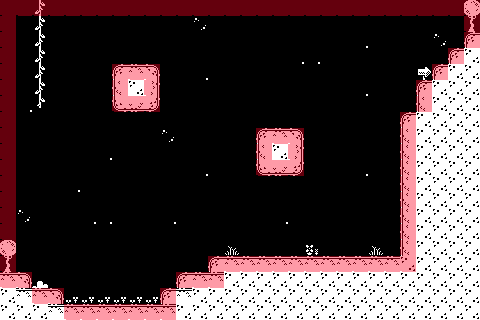

Tiled map render using the project's own tile images. Description and the map definition, with tile-layer contents summarised, below:
An orthogonal 30x20 tile map with 16x16 px tiles, 2 tile layers (Capa de patrones 1, Collisions), 2 tilesets.

<map version="1.4" tiledversion="1.4.2" orientation="orthogonal" renderorder="right-down" width="30" height="20" tilewidth="16" tileheight="16" infinite="0" nextlayerid="3" nextobjectid="1">
 <tileset firstgid="1" name="Tileset" tilewidth="16" tileheight="16" tilecount="400" columns="20">
  <image source="tileset.png" width="320" height="320" />
 </tileset>
 <tileset firstgid="401" name="meta" tilewidth="16" tileheight="16" tilecount="32" columns="8">
  <image source="meta.png" width="128" height="64" />
 </tileset>
 <layer id="1" name="Capa de patrones 1" width="30" height="20">
  <properties>
   <property name="Nodraw" type="int" value="0" />
   <property name="Collisions" type="int" value="0" />
  </properties>
  <data>[600 cells, 600 non-empty, 21 distinct tile ids]</data>
 </layer>
 <layer id="2" name="Collisions" width="30" height="20">
  <properties>
   <property name="Collisions" type="int" value="1" />
   <property name="Nodraw" type="int" value="1" />
  </properties>
  <data>[600 cells, 105 non-empty, 1 distinct tile ids]</data>
 </layer>
</map>
